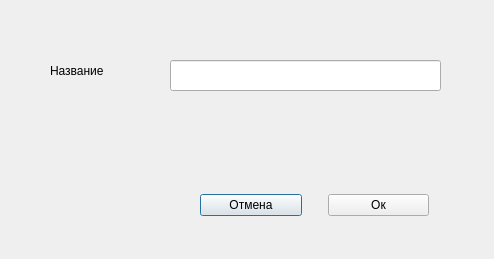
<?xml version="1.0" encoding="UTF-8"?>
<ui version="4.0">
 <class>Dialog</class>
 <widget class="QDialog" name="Dialog">
  <property name="geometry">
   <rect>
    <x>0</x>
    <y>0</y>
    <width>494</width>
    <height>259</height>
   </rect>
  </property>
  <property name="windowTitle">
   <string>Dialog</string>
  </property>
  <widget class="QLineEdit" name="lineEdit">
   <property name="geometry">
    <rect>
     <x>170</x>
     <y>60</y>
     <width>271</width>
     <height>31</height>
    </rect>
   </property>
  </widget>
  <widget class="QLabel" name="label">
   <property name="geometry">
    <rect>
     <x>50</x>
     <y>60</y>
     <width>101</width>
     <height>21</height>
    </rect>
   </property>
   <property name="styleSheet">
    <string notr="true">font: 11pt &quot;Segoe Print&quot;;
</string>
   </property>
   <property name="text">
    <string>Название</string>
   </property>
  </widget>
  <widget class="QWidget" name="horizontalLayoutWidget">
   <property name="geometry">
    <rect>
     <x>200</x>
     <y>180</y>
     <width>229</width>
     <height>51</height>
    </rect>
   </property>
   <layout class="QHBoxLayout" name="horizontalLayout">
    <item>
     <widget class="QPushButton" name="pushButton">
      <property name="styleSheet">
       <string notr="true">font: 9pt &quot;Segoe Print&quot;;</string>
      </property>
      <property name="text">
       <string>Отмена</string>
      </property>
     </widget>
    </item>
    <item>
     <spacer name="verticalSpacer">
      <property name="orientation">
       <enum>Qt::Vertical</enum>
      </property>
      <property name="sizeHint" stdset="0">
       <size>
        <width>20</width>
        <height>40</height>
       </size>
      </property>
     </spacer>
    </item>
    <item>
     <widget class="QPushButton" name="pushButton_2">
      <property name="styleSheet">
       <string notr="true">font: 9pt &quot;Segoe Print&quot;;
</string>
      </property>
      <property name="text">
       <string>Ок</string>
      </property>
     </widget>
    </item>
   </layout>
  </widget>
  <widget class="QLabel" name="label_2">
   <property name="geometry">
    <rect>
     <x>120</x>
     <y>120</y>
     <width>341</width>
     <height>21</height>
    </rect>
   </property>
   <property name="font">
    <font>
     <pointsize>12</pointsize>
    </font>
   </property>
   <property name="text">
    <string/>
   </property>
  </widget>
 </widget>
 <resources/>
 <connections/>
</ui>
